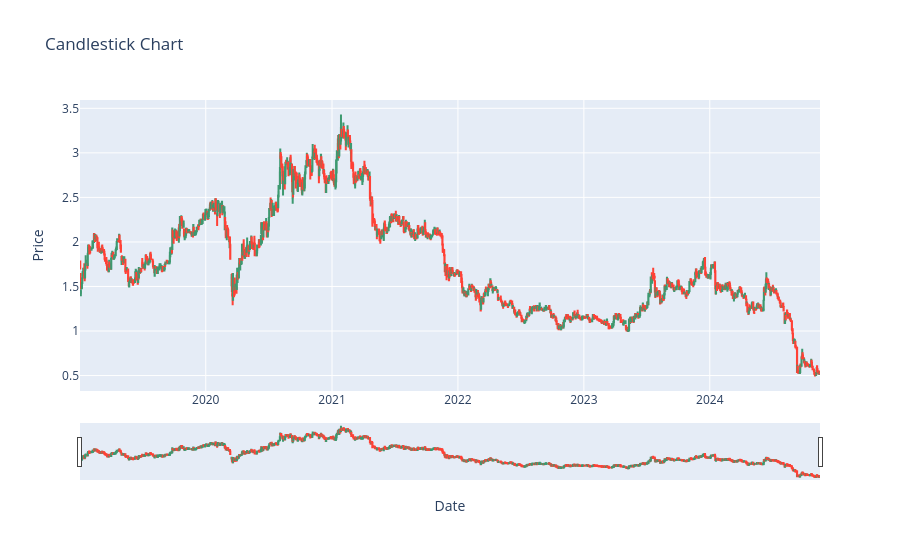

The code cell stored with this chart in its notebook:
### Code cell
import plotly.graph_objects as go

fig = go.Figure(data=[go.Candlestick(
    x=df.index,
    open=df['Open'],
    high=df['High'],
    low=df['Low'],
    close=df['Close']
)])
fig.update_layout(title='Candlestick Chart', xaxis_title='Date', yaxis_title='Price')
fig.show()

### Figure 1 — Plotly figure (JSON) as saved in the notebook; plotly's stock layout.template omitted (floating-point values rounded to 4 significant figures; data arrays with more than 128 entries replaced by an {"elided": "..."} marker saying what was removed)
{"data": [{"close": {"elided": "1441 float values"}, "high": {"elided": "1441 float values"}, "low": {"elided": "1441 float values"}, "open": {"elided": "1441 float values"}, "type": "candlestick", "x": {"elided": "1441 str values"}}], "layout": {"title": {"text": "Candlestick Chart"}, "xaxis": {"title": {"text": "Date"}}, "yaxis": {"title": {"text": "Price"}}}}
